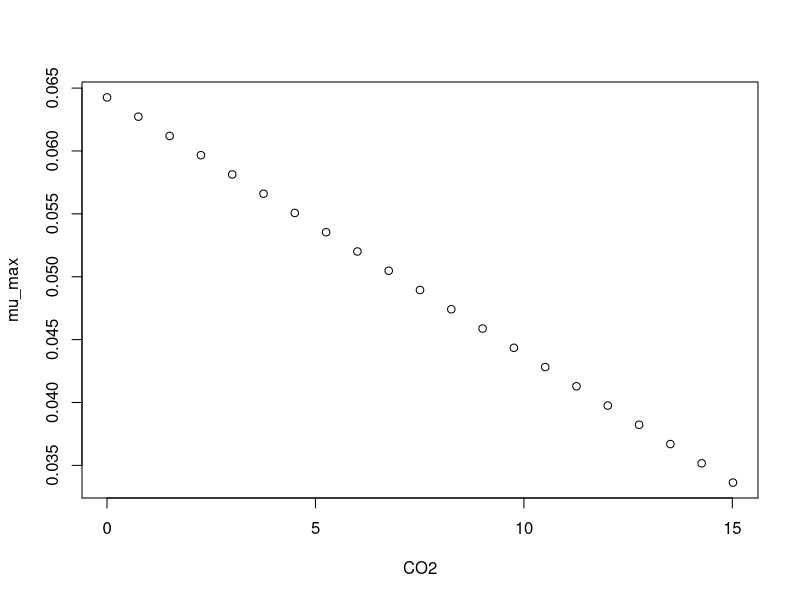

Generate this figure with R:
#############################
# start of Parameter script
#############################
CO2 <- seq(0,15.015,length.out=21)
#############################
# end of Parameter script
#############################
############################# 
# start of Model script Gropin ID 1277 
#############################
 
# constant coefficients for this model
 
variables <- data.frame(CO2)
argumentsPar <- expand.grid(variables)
 
# heart of the model
response_surface <- function(CO2) {
   mumax <-0.00204*(31.5-CO2)

return(mumax=mumax)
} 

# output parameters
mumax <- cbind(argumentsPar,response_surface(argumentsPar['CO2']))
colnames(mumax) <- c(colnames(argumentsPar),'mumax')
#############################
# End of Model script
#############################
############################# 
# start of Visualisation script Gropin ID 1277 
#############################
plot(CO2,mumax$mumax,
                          xlab='CO2',
                          ylab='mu_max')
#############################
# End of Visualisation script
#############################
